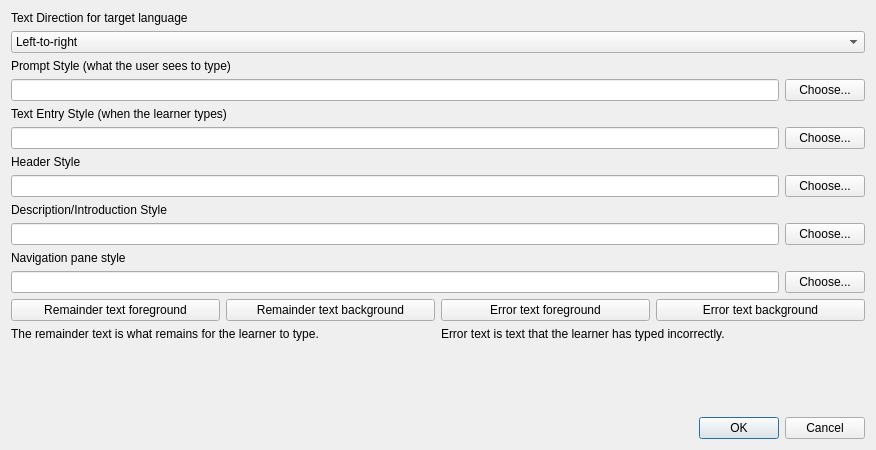
<?xml version="1.0" encoding="UTF-8"?>
<ui version="4.0">
 <class>EditTextStylesDialog</class>
 <widget class="QDialog" name="EditTextStylesDialog">
  <property name="geometry">
   <rect>
    <x>0</x>
    <y>0</y>
    <width>876</width>
    <height>450</height>
   </rect>
  </property>
  <property name="windowTitle">
   <string>Edit Text Styles</string>
  </property>
  <layout class="QVBoxLayout" name="verticalLayout">
   <item>
    <widget class="QLabel" name="label_5">
     <property name="text">
      <string>Text Direction for target language</string>
     </property>
    </widget>
   </item>
   <item>
    <widget class="QComboBox" name="textDirectionCombo">
     <item>
      <property name="text">
       <string>Left-to-right</string>
      </property>
     </item>
     <item>
      <property name="text">
       <string>Right-to-left</string>
      </property>
     </item>
    </widget>
   </item>
   <item>
    <widget class="QLabel" name="label_3">
     <property name="text">
      <string>Prompt Style (what the user sees to type)</string>
     </property>
    </widget>
   </item>
   <item>
    <layout class="QHBoxLayout" name="horizontalLayout">
     <item>
      <widget class="QLineEdit" name="promptStyleEdit"/>
     </item>
     <item>
      <widget class="QPushButton" name="promptStyleButton">
       <property name="text">
        <string>Choose...</string>
       </property>
      </widget>
     </item>
    </layout>
   </item>
   <item>
    <widget class="QLabel" name="label">
     <property name="text">
      <string>Text Entry Style (when the learner types)</string>
     </property>
    </widget>
   </item>
   <item>
    <layout class="QHBoxLayout" name="horizontalLayout_2">
     <item>
      <widget class="QLineEdit" name="textEntryStyleEdit"/>
     </item>
     <item>
      <widget class="QPushButton" name="textEntryStyleButton">
       <property name="text">
        <string>Choose...</string>
       </property>
      </widget>
     </item>
    </layout>
   </item>
   <item>
    <widget class="QLabel" name="label_4">
     <property name="text">
      <string>Header Style</string>
     </property>
    </widget>
   </item>
   <item>
    <layout class="QHBoxLayout" name="horizontalLayout_3">
     <item>
      <widget class="QLineEdit" name="headerStyleEdit"/>
     </item>
     <item>
      <widget class="QPushButton" name="headerStyleButton">
       <property name="text">
        <string>Choose...</string>
       </property>
      </widget>
     </item>
    </layout>
   </item>
   <item>
    <widget class="QLabel" name="label_2">
     <property name="text">
      <string>Description/Introduction Style</string>
     </property>
    </widget>
   </item>
   <item>
    <layout class="QHBoxLayout" name="horizontalLayout_4">
     <item>
      <widget class="QLineEdit" name="descriptionStyleEdit"/>
     </item>
     <item>
      <widget class="QPushButton" name="descriptionStyleButton">
       <property name="text">
        <string>Choose...</string>
       </property>
      </widget>
     </item>
    </layout>
   </item>
   <item>
    <widget class="QLabel" name="label_6">
     <property name="text">
      <string>Navigation pane style</string>
     </property>
    </widget>
   </item>
   <item>
    <layout class="QHBoxLayout" name="horizontalLayout_6">
     <item>
      <widget class="QLineEdit" name="paneStyleEdit"/>
     </item>
     <item>
      <widget class="QPushButton" name="paneStyleButton">
       <property name="text">
        <string>Choose...</string>
       </property>
      </widget>
     </item>
    </layout>
   </item>
   <item>
    <layout class="QHBoxLayout" name="horizontalLayout_5">
     <item>
      <widget class="QPushButton" name="remainderFGButton">
       <property name="text">
        <string>Remainder text foreground</string>
       </property>
      </widget>
     </item>
     <item>
      <widget class="QPushButton" name="remainderBGButton">
       <property name="text">
        <string>Remainder text background</string>
       </property>
      </widget>
     </item>
     <item>
      <widget class="QPushButton" name="errorFGButton">
       <property name="text">
        <string>Error text foreground</string>
       </property>
      </widget>
     </item>
     <item>
      <widget class="QPushButton" name="errorBGButton">
       <property name="text">
        <string>Error text background</string>
       </property>
      </widget>
     </item>
    </layout>
   </item>
   <item>
    <layout class="QHBoxLayout" name="horizontalLayout_7">
     <item>
      <widget class="QLabel" name="remainderLabel">
       <property name="text">
        <string>The remainder text is what remains for the learner to type.</string>
       </property>
      </widget>
     </item>
     <item>
      <widget class="QLabel" name="errorLabel">
       <property name="text">
        <string>Error text is text that the learner has typed incorrectly.</string>
       </property>
      </widget>
     </item>
    </layout>
   </item>
   <item>
    <spacer name="verticalSpacer">
     <property name="orientation">
      <enum>Qt::Vertical</enum>
     </property>
     <property name="sizeHint" stdset="0">
      <size>
       <width>20</width>
       <height>40</height>
      </size>
     </property>
    </spacer>
   </item>
   <item>
    <widget class="QDialogButtonBox" name="buttonBox">
     <property name="orientation">
      <enum>Qt::Horizontal</enum>
     </property>
     <property name="standardButtons">
      <set>QDialogButtonBox::Cancel|QDialogButtonBox::Ok</set>
     </property>
    </widget>
   </item>
  </layout>
 </widget>
 <resources/>
 <connections>
  <connection>
   <sender>buttonBox</sender>
   <signal>accepted()</signal>
   <receiver>EditTextStylesDialog</receiver>
   <slot>accept()</slot>
   <hints>
    <hint type="sourcelabel">
     <x>248</x>
     <y>254</y>
    </hint>
    <hint type="destinationlabel">
     <x>157</x>
     <y>274</y>
    </hint>
   </hints>
  </connection>
  <connection>
   <sender>buttonBox</sender>
   <signal>rejected()</signal>
   <receiver>EditTextStylesDialog</receiver>
   <slot>reject()</slot>
   <hints>
    <hint type="sourcelabel">
     <x>316</x>
     <y>260</y>
    </hint>
    <hint type="destinationlabel">
     <x>286</x>
     <y>274</y>
    </hint>
   </hints>
  </connection>
 </connections>
</ui>
